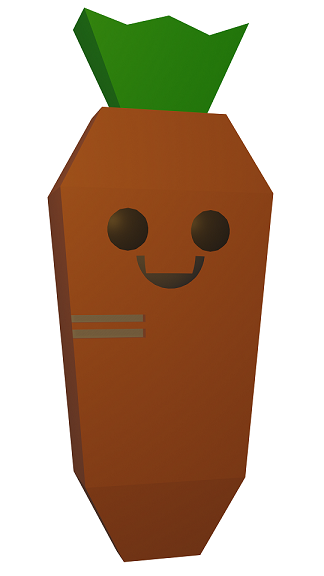
#> input picture Python/Dev/carrot.png, 324 x 576 px
$ python edge_detection_parameter_setter.py
#> lines starting #> are read from the running program, lines starting #| are printed output that depends on the picture; after the words box and inside, x2 and y2 are one past the last pixel; in counts of white or black regions, pixels touching at a corner belong together
import cv2 as cv
import numpy as np

img_list = [
    './carrot.png'
]

# Initialize control parameters
threshold1 = 500
threshold2 = 150
aperture_size = 5
img_select = -1

while True:
    # Read the given image
    img = cv.imread(img_list[img_select], cv.IMREAD_GRAYSCALE)
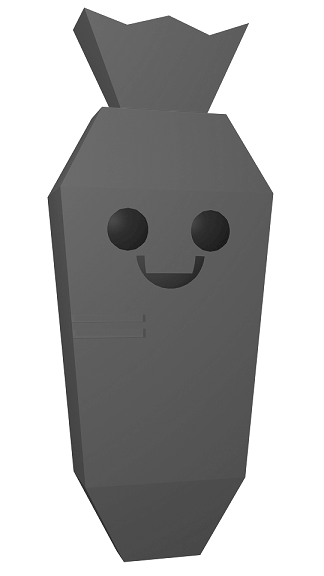
#> img: shape (576, 324); min 21, max 255, mean 172.1
    assert img is not None, 'Cannot read the given image, ' + img_list[img_select]

    # Get the Canny edge image
    edge = cv.Canny(img, threshold1, threshold2, apertureSize=aperture_size)
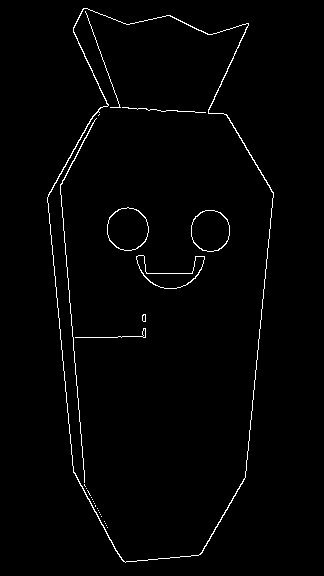
#> edge: shape (576, 324); 1.5% white in thin lines or dots, all inside (x1, y1, x2, y2) = (47, 8, 274, 563)

    # Show all images
    info = f'Thresh1: {threshold1}, Thresh2: {threshold2}, KernelSize: {aperture_size}'
    cv.putText(edge, info, (10, 25), cv.FONT_HERSHEY_DUPLEX, 0.4, (255, 255, 255), thickness=2)
    cv.putText(edge, info, (10, 25), cv.FONT_HERSHEY_DUPLEX, 0.4, (0, 0, 0))
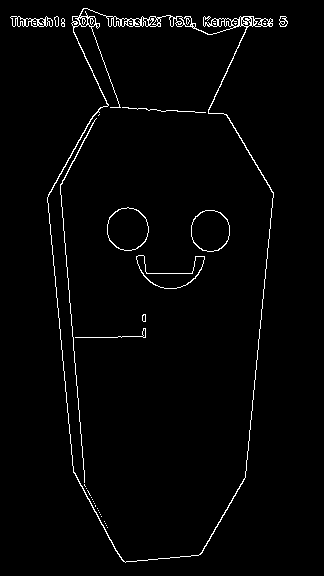
#> edge: shape (576, 324); 2.1% white in thin lines or dots, all inside (x1, y1, x2, y2) = (10, 8, 288, 563)
    merge = np.hstack((img, edge))
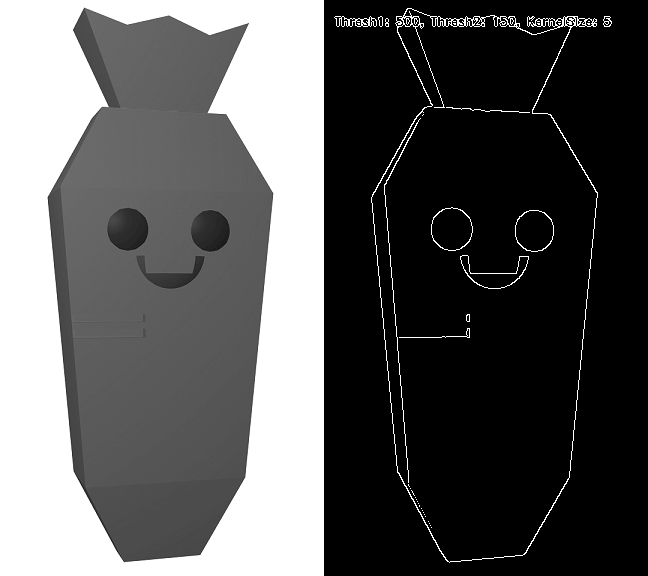
#> merge: shape (576, 648); min 0, max 255, mean 88.7
    cv.imshow('Canny Edge: Original | Result', merge)

    # Process the key event
    key = cv.waitKey()
#> (key Esc is pressed here)
    if key == 27: # ESC
        break
    elif key == ord('+') or key == ord('='):
        threshold1 += 2
    elif key == ord('-') or key == ord('_'):
        threshold1 -= 2
    elif key == ord(']') or key == ord('}'):
        threshold2 += 2
    elif key == ord('[') or key == ord('{'):
        threshold2 -= 2
    elif key == ord('>') or key == ord('.'):
        aperture_size = min(aperture_size + 2, 7)
    elif key == ord('<') or key == ord(','):
        aperture_size = max(aperture_size - 2, 3)
    elif key == ord('\t'):
        img_select = (img_select + 1) % len(img_list)

cv.destroyAllWindows()
